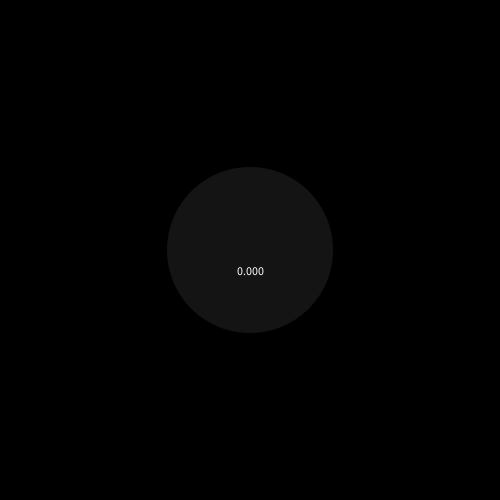
Frame 1 (no input)
Frame 60 (the mouse pressed at the canvas centre just before this capture): identical to frame 1, image omitted
Frame 120 (the mouse held since frame 60 and released just before this capture): identical to frame 1, image omitted

The Processing sketch that drew this single still picture (run headless with seeded random() and noise(); from frame 60 on, the mouse is pressed at the canvas centre):

// Processing sketch: DialDemo
// ── DialDemo.pde
float scroll, position, max_pos;
float drag;

void setup() {
  size(500, 500);
  position = 0;
  max_pos = 100;
  scroll = 0;
  drag = 10;
}

void draw() {
  scroll = max(0,  scroll);
  scroll = min(max_pos, scroll);
  position = position + (scroll - position) / drag;
  
  background(0);
  noStroke();
  fill(#FFFF00, 200);
  arc(width/2, width/2, 0.75*width, 0.75*width, PI, PI+PI*position/max_pos, PIE);
  fill(50, 100);
  ellipse(width/2, width/2, width/3, width/3);
  fill(255);
  textAlign(CENTER, CENTER);
  text(position, width/2, width/2 + 20);
} 

void mouseWheel(MouseEvent event) {
  float e = event.getCount();
  scroll += e;
}
